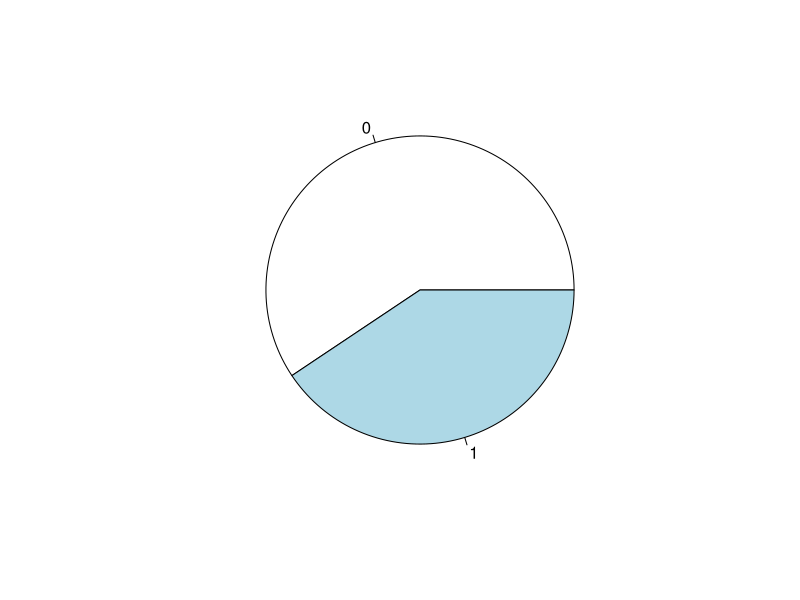
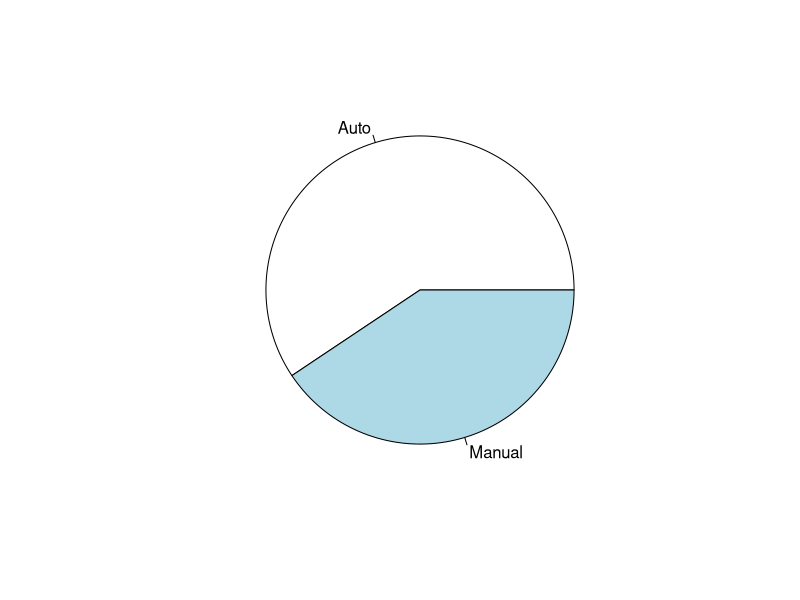
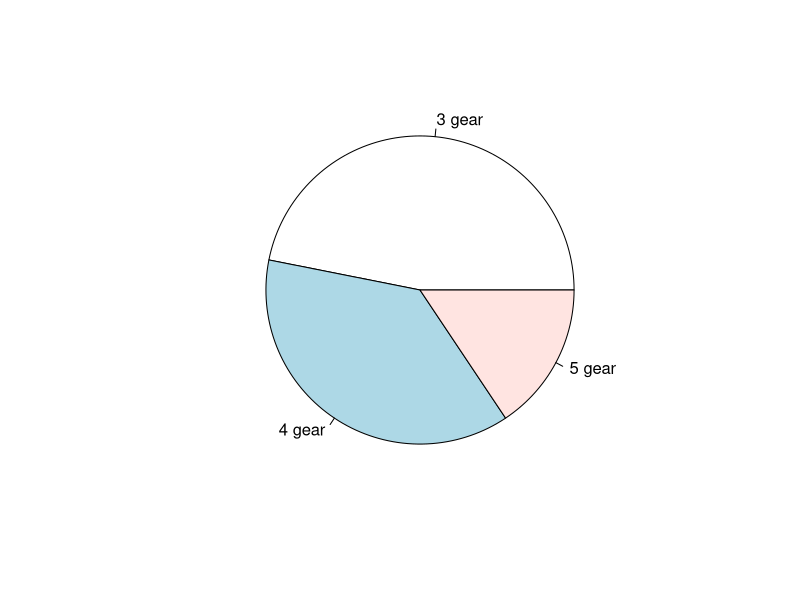
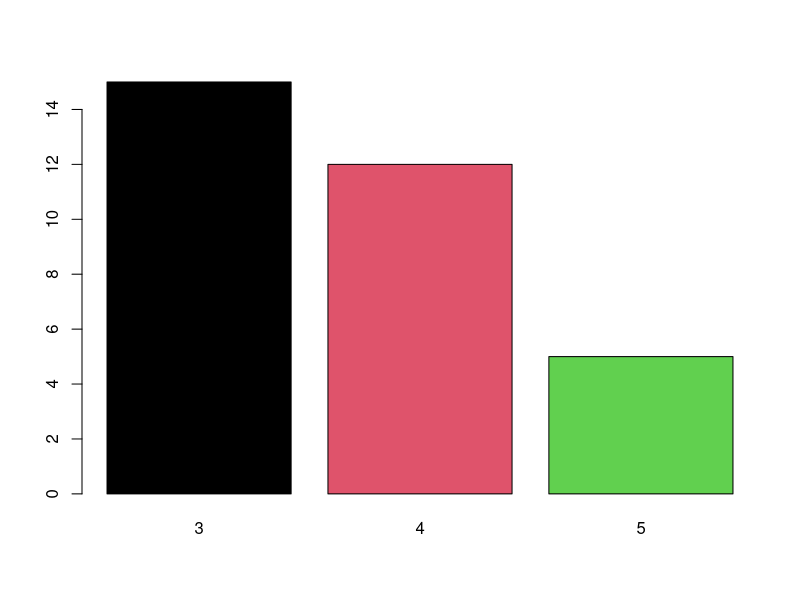
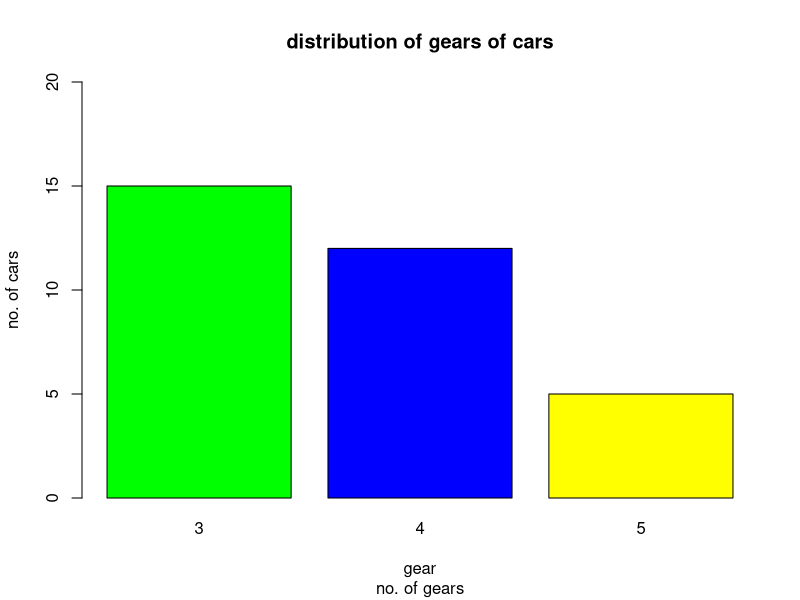
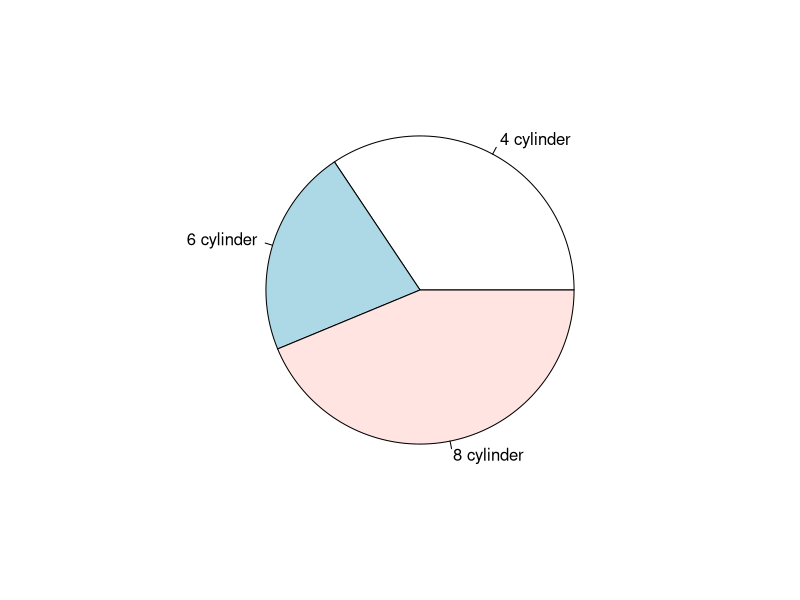

Recreate these plots in R, in order.
#analysis of dataset mtcars with dplyr

library(dplyr)
?mtcars
#structure of data set
str(mtcars)
dim(mtcars)
names(mtcars) #col names
rownames(mtcars) #row names
summary(mtcars)
t1=table(mtcars$am) #how many cars have auto transm
pie(t1)
19/32*360
pie(t1, labels=c('Auto','Manual'))

(t2=table(mtcars$gear))
pie(t2, labels=c('3 gear','4 gear','5 gear'))
barplot(t2, col=1:3)
barplot(t2, col=c('green','blue','yellow'), xlab='gear', ylab = 'no. of cars', ylim=c(0,20))
title(main='distribution of gears of cars', sub='no. of gears')
#using dplr %>% is chaining function
mtcars %>% select(mpg,gear) %>% slice(c(1:5,10)) #select from rows 1 to 5 and 10
mtcars %>% arrange(mpg)
#select for columns. slice for rows

(t3=table(mtcars$cyl))
pie(t3, label=c('4 cylinder','6 cylinder','8 cylinder')) #pie chart



